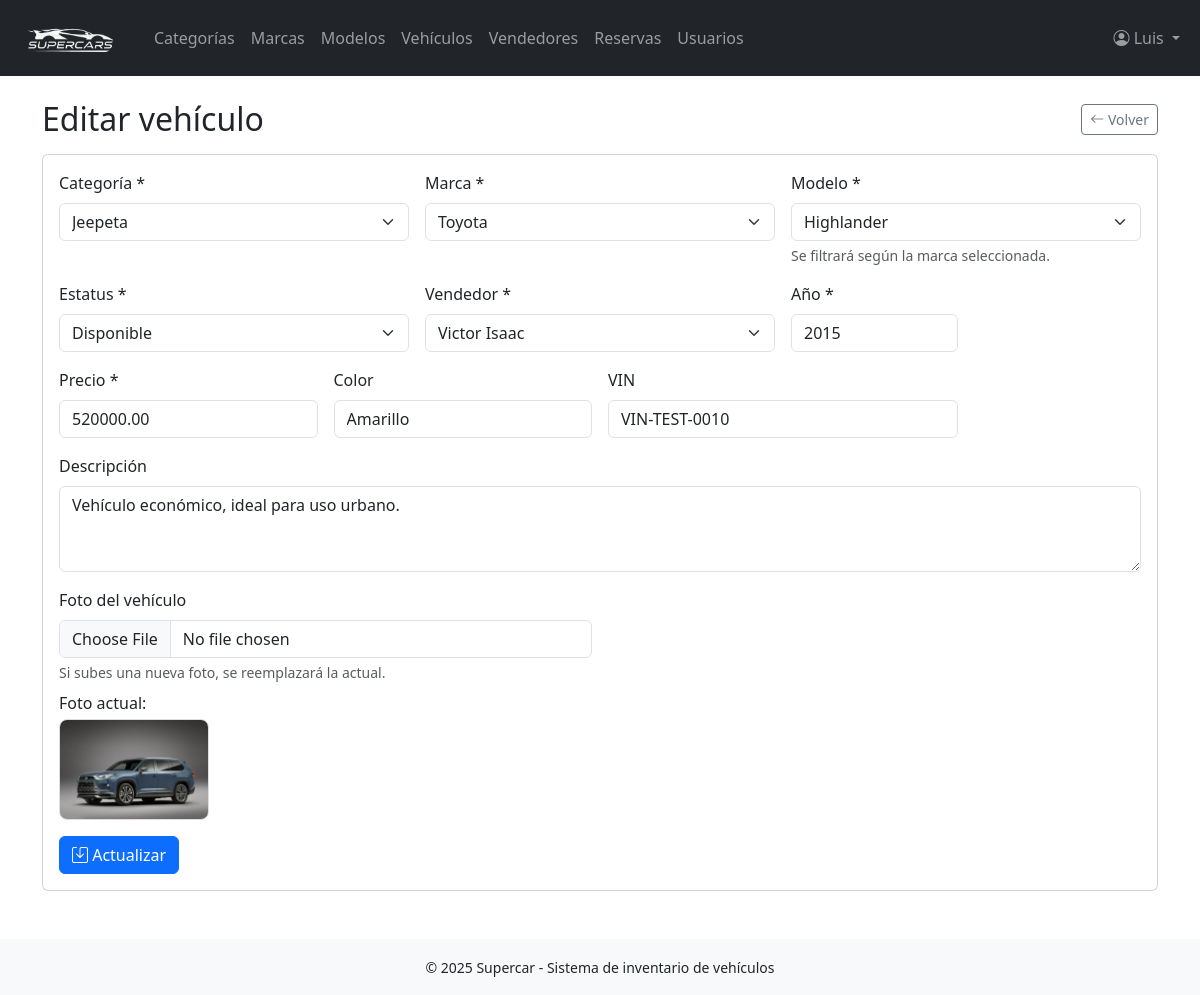
/vehiculos/editar.php?id=13 (signed in), run on the app's committed database.
### tables this page shows
CREATE TABLE `vehiculos` (
  `id_vehiculo` int(11) NOT NULL,
  `id_categoria` int(11) NOT NULL,
  `id_marca` int(11) NOT NULL,
  `id_modelo` int(11) NOT NULL,
  `id_estatus` int(11) NOT NULL,
  `id_vendedor` int(11) NOT NULL,
  `año` int(11) DEFAULT NULL,
  `precio` decimal(12,2) DEFAULT NULL,
  `color` varchar(50) DEFAULT NULL,
  `vin` varchar(50) DEFAULT NULL,
  `descripcion` text DEFAULT NULL,
  `foto` varchar(255) DEFAULT NULL
);

CREATE TABLE `categorias` (
  `id_categoria` int(11) NOT NULL,
  `nombre` varchar(100) NOT NULL,
  `descripcion` text DEFAULT NULL
);

CREATE TABLE `marcas` (
  `id_marca` int(11) NOT NULL,
  `nombre` varchar(100) NOT NULL
);

CREATE TABLE `modelos` (
  `id_modelo` int(11) NOT NULL,
  `id_marca` int(11) NOT NULL,
  `nombre` varchar(100) NOT NULL
);

CREATE TABLE `estatus` (
  `id_estatus` int(11) NOT NULL,
  `nombre` varchar(100) NOT NULL
);

CREATE TABLE `vendedor` (
  `id_vendedor` int(11) NOT NULL,
  `nombre` varchar(150) NOT NULL,
  `telefono` varchar(20) DEFAULT NULL,
  `email` varchar(150) DEFAULT NULL
);

### vehiculos/editar.php (the view, shortened to what this page needs)
<?php
require_once '../config/db.php';
$id = isset($_GET['id']) ? (int)$_GET['id'] : 0;
$stmt = $pdo->prepare("SELECT * FROM vehiculos WHERE id_vehiculo = :id");
$stmt->execute([':id' => $id]);
$vehiculo = $stmt->fetch();
$categorias = $pdo->query("SELECT id_categoria, nombre FROM categorias ORDER BY nombre")->fetchAll();
$marcas     = $pdo->query("SELECT id_marca, nombre FROM marcas ORDER BY nombre")->fetchAll();
$modelos    = $pdo->query("SELECT id_modelo, id_marca, nombre FROM modelos ORDER BY nombre")->fetchAll();
$estatus    = $pdo->query("SELECT id_estatus, nombre FROM estatus ORDER BY nombre")->fetchAll();
$vendedores = $pdo->query("SELECT id_vendedor, nombre FROM vendedor ORDER BY nombre")->fetchAll();
$id_categoria = (int)$vehiculo['id_categoria'];
$id_marca     = (int)$vehiculo['id_marca'];
$id_modelo    = (int)$vehiculo['id_modelo'];
$id_estatus   = (int)$vehiculo['id_estatus'];
$id_vendedor  = (int)$vehiculo['id_vendedor'];
$anio         = $vehiculo['año'];
$precio       = $vehiculo['precio'];
$color        = $vehiculo['color'];
$vin          = $vehiculo['vin'];
$descripcion  = $vehiculo['descripcion'];
$fotoActual   = $vehiculo['foto'];
require_once '../includes/header.php';
?>
<div class="d-flex justify-content-between align-items-center mb-3">
    <h2 class="mb-0">Editar vehículo</h2>
    <a href="listar.php" class="btn btn-outline-secondary btn-sm">
        <i class="bi bi-arrow-left"></i> Volver
    </a>
</div>
<div class="card">
    <div class="card-body">
        <form method="post" class="row g-3" enctype="multipart/form-data">
            <div class="col-md-4">
                <label class="form-label" for="id_categoria">Categoría *</label>
                <select name="id_categoria" id="id_categoria" class="form-select" required>
                    <?php foreach ($categorias as $c): ?>
                        <option value="<?= $c['id_categoria'] ?>"
                            <?= $id_categoria === (int)$c['id_categoria'] ? 'selected' : '' ?>>
                            <?= htmlspecialchars($c['nombre']) ?>
                        </option>
                    <?php endforeach; ?>
                </select>
            </div>
            <div class="col-md-4">
                <label class="form-label" for="id_marca">Marca *</label>
                <select name="id_marca" id="id_marca" class="form-select" required>
                    <?php foreach ($marcas as $m): ?>
                        <option value="<?= $m['id_marca'] ?>"
                            <?= $id_marca === (int)$m['id_marca'] ? 'selected' : '' ?>>
                            <?= htmlspecialchars($m['nombre']) ?>
                        </option>
                    <?php endforeach; ?>
                </select>
            </div>
            <div class="col-md-4">
                <label class="form-label" for="id_modelo">Modelo *</label>
                <select name="id_modelo" id="id_modelo" class="form-select" required>
                    <?php foreach ($modelos as $mo): ?>
                        <option
                            value="<?= $mo['id_modelo'] ?>"
                            data-marca="<?= $mo['id_marca'] ?>"
                            <?= $id_modelo === (int)$mo['id_modelo'] ? 'selected' : '' ?>
                        >
                            <?= htmlspecialchars($mo['nombre']) ?>
                        </option>
                    <?php endforeach; ?>
                </select>
                <div class="form-text">Se filtrará según la marca seleccionada.</div>
            </div>
            <div class="col-md-4">
                <label class="form-label" for="id_estatus">Estatus *</label>
                <select name="id_estatus" id="id_estatus" class="form-select" required>
                    <?php foreach ($estatus as $e): ?>
                        <option value="<?= $e['id_estatus'] ?>"
                            <?= $id_estatus === (int)$e['id_estatus'] ? 'selected' : '' ?>>
                            <?= htmlspecialchars($e['nombre']) ?>
                        </option>
                    <?php endforeach; ?>
                </select>
            </div>
            <div class="col-md-4">
                <label class="form-label" for="id_vendedor">Vendedor *</label>
                <select name="id_vendedor" id="id_vendedor" class="form-select" required>
                    <?php foreach ($vendedores as $ve): ?>
                        <option value="<?= $ve['id_vendedor'] ?>"
                            <?= $id_vendedor === (int)$ve['id_vendedor'] ? 'selected' : '' ?>>
                            <?= htmlspecialchars($ve['nombre']) ?>
                        </option>
                    <?php endforeach; ?>
                </select>
            </div>
            <div class="col-md-2">
                <label class="form-label" for="anio">Año *</label>
                <input type="number" name="anio" id="anio" class="form-control"
                       value="<?= htmlspecialchars($anio) ?>" required>
            </div>
            <div class="col-md-3">
                <label class="form-label" for="precio">Precio *</label>
                <input type="number" step="0.01" name="precio" id="precio" class="form-control"
                       value="<?= htmlspecialchars($precio) ?>" required>
            </div>
            <div class="col-md-3">
                <label class="form-label" for="color">Color</label>
                <input type="text" name="color" id="color" class="form-control"
                       value="<?= htmlspecialchars($color) ?>">
            </div>
            <div class="col-md-4">
                <label class="form-label" for="vin">VIN</label>
                <input type="text" name="vin" id="vin" class="form-control"
                       value="<?= htmlspecialchars($vin) ?>">
            </div>
            <div class="col-12">
                <label class="form-label" for="descripcion">Descripción</label>
                <textarea name="descripcion" id="descripcion" class="form-control" rows="3"><?= htmlspecialchars($descripcion) ?></textarea>
            </div>
            <div class="col-md-6">
                <label class="form-label" for="foto">Foto del vehículo</label>
                <input type="file" name="foto" id="foto" class="form-control" accept="image/*">
                <div class="form-text">Si subes una nueva foto, se reemplazará la actual.</div>
                <?php if ($fotoActual): ?>
                    <div class="mt-2">
                        <p class="mb-1">Foto actual:</p>
                        <img src="..<?= htmlspecialchars($fotoActual) ?>" alt="Foto vehículo"
                             style="max-width: 150px; border-radius: 8px; border:1px solid #ddd;">
                    </div>
                <?php endif; ?>
            </div>
            <div class="col-12">
                <button type="submit" class="btn btn-primary">
                    <i class="bi bi-save"></i> Actualizar
                </button>
            </div>
        </form>
    </div>
</div>
<?php require_once '../includes/footer.php'; ?>

### data on the page
vehiculos: id_categoria "Jeepeta", id_marca "Toyota", id_modelo "Highlander", id_estatus "Disponible", id_vendedor "Victor Isaac", anio "2015", precio "520000.00", color "Amarillo", vin "VIN-TEST-0010", descripcion "Vehículo económico, ideal para uso urbano.", foto (picture)

### other printed values
$_SESSION['usuario']['nombre'] "Luis"
